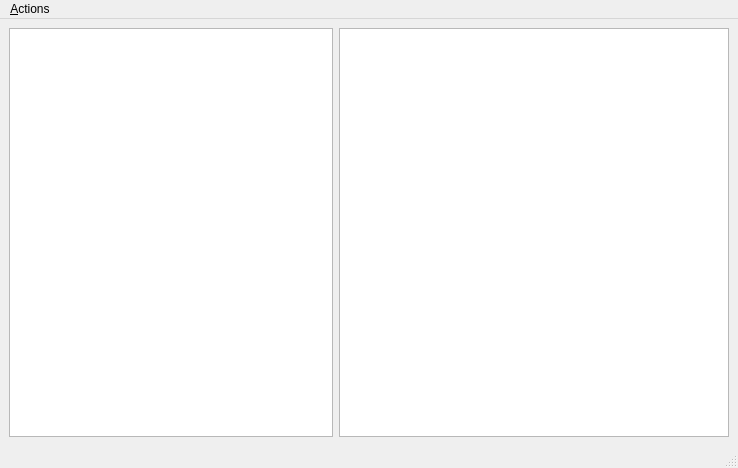
<?xml version="1.0" encoding="UTF-8"?>
<ui version="4.0">
 <class>MainWindow</class>
 <widget class="QMainWindow" name="MainWindow">
  <property name="geometry">
   <rect>
    <x>0</x>
    <y>0</y>
    <width>738</width>
    <height>468</height>
   </rect>
  </property>
  <property name="minimumSize">
   <size>
    <width>575</width>
    <height>468</height>
   </size>
  </property>
  <property name="windowTitle">
   <string>Editable Tree Model</string>
  </property>
  <widget class="QWidget" name="centralwidget">
   <layout class="QHBoxLayout" name="horizontalLayout">
    <item>
     <widget class="QTreeView" name="view">
      <property name="minimumSize">
       <size>
        <width>300</width>
        <height>0</height>
       </size>
      </property>
      <property name="maximumSize">
       <size>
        <width>16777215</width>
        <height>16777215</height>
       </size>
      </property>
      <property name="alternatingRowColors">
       <bool>true</bool>
      </property>
      <property name="selectionBehavior">
       <enum>QAbstractItemView::SelectItems</enum>
      </property>
      <property name="horizontalScrollMode">
       <enum>QAbstractItemView::ScrollPerPixel</enum>
      </property>
      <property name="animated">
       <bool>false</bool>
      </property>
      <property name="allColumnsShowFocus">
       <bool>true</bool>
      </property>
     </widget>
    </item>
    <item>
     <widget class="QTableView" name="tableView">
      <property name="minimumSize">
       <size>
        <width>390</width>
        <height>0</height>
       </size>
      </property>
      <property name="maximumSize">
       <size>
        <width>16777215</width>
        <height>16777215</height>
       </size>
      </property>
     </widget>
    </item>
   </layout>
  </widget>
  <widget class="QMenuBar" name="menubar">
   <property name="geometry">
    <rect>
     <x>0</x>
     <y>0</y>
     <width>738</width>
     <height>21</height>
    </rect>
   </property>
   <widget class="QMenu" name="actionsMenu">
    <property name="title">
     <string>&amp;Actions</string>
    </property>
    <addaction name="actionCreate_check"/>
    <addaction name="actionClose_session"/>
    <addaction name="separator"/>
    <addaction name="exitAction"/>
   </widget>
   <addaction name="actionsMenu"/>
  </widget>
  <widget class="QStatusBar" name="statusbar"/>
  <action name="exitAction">
   <property name="text">
    <string>E&amp;xit</string>
   </property>
   <property name="shortcut">
    <string>Ctrl+Q</string>
   </property>
  </action>
  <action name="insertRowAction">
   <property name="text">
    <string>Insert Row</string>
   </property>
   <property name="shortcut">
    <string>Ctrl+I, R</string>
   </property>
  </action>
  <action name="removeRowAction">
   <property name="text">
    <string>Remove Row</string>
   </property>
   <property name="shortcut">
    <string>Ctrl+R, R</string>
   </property>
  </action>
  <action name="insertColumnAction">
   <property name="text">
    <string>Insert Column</string>
   </property>
   <property name="shortcut">
    <string>Ctrl+I, C</string>
   </property>
  </action>
  <action name="removeColumnAction">
   <property name="text">
    <string>Remove Column</string>
   </property>
   <property name="shortcut">
    <string>Ctrl+R, C</string>
   </property>
  </action>
  <action name="insertChildAction">
   <property name="text">
    <string>Insert Child</string>
   </property>
   <property name="shortcut">
    <string>Ctrl+N</string>
   </property>
  </action>
  <action name="actionCreate_check">
   <property name="text">
    <string>Create check</string>
   </property>
  </action>
  <action name="actionClose_session">
   <property name="text">
    <string>Close session</string>
   </property>
  </action>
 </widget>
 <resources/>
 <connections/>
</ui>
